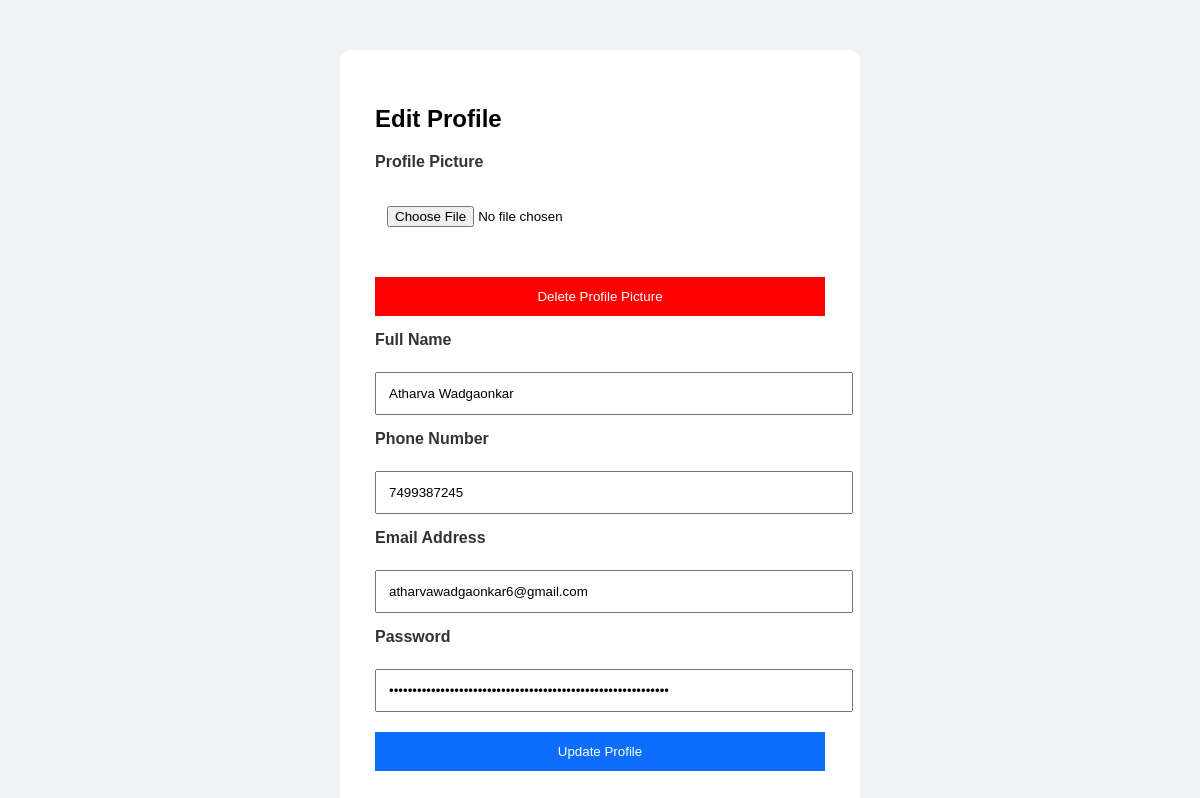
The page /edit_profile.php (signed in) on the database its author committed.
### tables this page shows
CREATE TABLE `users` (
  `id` int(11) NOT NULL,
  `employee_id` varchar(20) DEFAULT NULL,
  `full_name` varchar(100) DEFAULT NULL,
  `password` varchar(100) DEFAULT NULL,
  `department` varchar(50) DEFAULT NULL,
  `designation` varchar(50) DEFAULT NULL,
  `shift_time` time DEFAULT NULL,
  `salary` decimal(10,2) DEFAULT NULL,
  `incentive` decimal(10,2) DEFAULT NULL,
  `joining_date` date DEFAULT NULL,
  `role` varchar(20) DEFAULT NULL,
  `status` varchar(20) DEFAULT NULL,
  `phone` varchar(15) DEFAULT NULL,
  `email` varchar(100) DEFAULT NULL,
  `shift_id` int(11) DEFAULT NULL
);

### edit_profile.php (the view, shortened to what this page needs)
<?php
include("includes/db.php");
$employee_id = $_SESSION['employee_id'];
$query = mysqli_query(
    $conn,
    "SELECT * FROM users
WHERE employee_id='$employee_id'"
);
$user = mysqli_fetch_assoc($query);
?>
<!DOCTYPE html>
<html>
<head>
</head>
<body>
    <div class="container">
        <h2>Edit Profile</h2>
        <form method="POST" enctype="multipart/form-data">
            <label>Profile Picture</label>
            <input type="file" name="profile_image">
            <br><br>
            <button type="submit" name="delete_image" style="background:red;">
                Delete Profile Picture
            </button>
            <label>Full Name</label>
            <input type="text" name="full_name" value="<?php echo $user['full_name']; ?>">
            <label>Phone Number</label>
            <input type="text" name="phone" value="<?php echo $user['phone']; ?>">
            <label>Email Address</label>
            <input type="email" name="email" value="<?php echo $user['email']; ?>">
            <label>Password</label>
            <input type="password" name="password" value="<?php echo $user['password']; ?>">
            <button type="submit" name="update_profile">
                Update Profile
            </button>
        </form>
    </div>
</body>
</html>

### edit_profile.php (style rules this page uses)
body { font-family: Arial; background: #f1f2f6; }
.container { width: 450px; background: white; margin: auto; margin-top: 50px; padding: 35px; border-radius: 10px; }
input { width: 100%; padding: 12px; margin-top: 15px; }
button { width: 100%; padding: 12px; margin-top: 20px; background: #0d6efd; color: white; border: none; cursor: pointer; }
label { display: block; margin-bottom: 8px; margin-top: 15px; font-weight: bold; color: #333; }

### rows shown on the page
users: full_name "Atharva Wadgaonkar", phone "7499387245", email "atharvawadgaonkar6@gmail.com"
